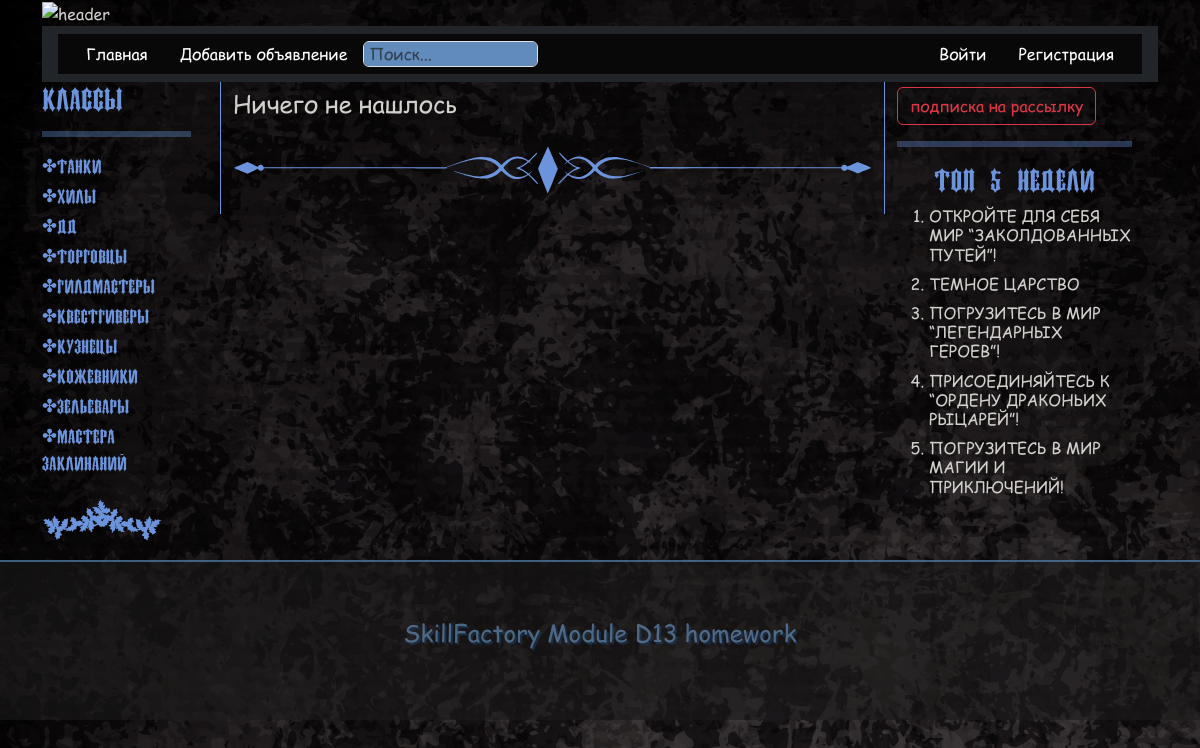
The app's page /search_header/ with its own data.
### apps/main_board/models.py (models this page shows, shortened)
class Category(models.Model):
    name = models.CharField(max_length=100, verbose_name='Название категории')
    slug = models.SlugField(max_length=255, verbose_name='URL категории', blank=True)
    class Meta:
        verbose_name = 'Категория'
        verbose_name_plural = 'Категории'
    def get_absolute_url(self):
        return reverse('category', kwargs={'category_slug': self.slug})

class Ad(models.Model):
    STATUS_OPTIONS = (
        ('published', 'Опубликовано'),
        ('draft', 'Черновик')
    )
    author = models.ForeignKey(to=User, verbose_name='Автор', on_delete=models.CASCADE, default=1)
    title = models.CharField(verbose_name='Заголовок', max_length=255)
    slug = models.SlugField(verbose_name='URL', max_length=255, blank=True, unique=True)
    category_ad = models.ForeignKey(Category, verbose_name='Категория', on_delete=models.CASCADE, null=True)
    text_ad = models.TextField(verbose_name='Текст объявления')
    status = models.CharField(choices=STATUS_OPTIONS, default='published', verbose_name='Статус объявления', max_length=20)
    time_create = models.DateTimeField(auto_now_add=True, verbose_name='Время создания объявления')
    pictures = models.ImageField(
        verbose_name='Картинка',
        blank=True,
        upload_to='images/pictures/',
        validators=[FileExtensionValidator(allowed_extensions=('png', 'jpg', 'webp', 'jpeg', 'gif'))])
    video = models.FileField(
        verbose_name='Видео',
        blank=True,
        upload_to='videos/',
        validators=[FileExtensionValidator(allowed_extensions=('mp4', 'avi', 'mkv', 'mov'))])
    likes = models.ManyToManyField(User, related_name='ad_like')
    class Meta:
        verbose_name = 'Объявление'
        verbose_name_plural = 'Объявления'
    def get_absolute_url(self):
        if self.status == 'published':
            return reverse('ad_detail', kwargs={'slug': self.slug})
        else:
            return reverse('draft_detail', kwargs={'slug': self.slug})

### apps/main_board/views.py (the view, shortened to what this page needs)
# urls.py: path('search_header/', SearchHeaderView.as_view(), name='search_header'),
class SearchHeaderView(ListView):
    model = Ad
    template_name = 'main_board/search_header.html'
    paginate_by = 2
    def get_context_data(self, **kwargs):
        context = super().get_context_data(**kwargs)
        q = self.request.GET.get('q', '')
        return context

### apps/main_board/templatetags/categories_tags.py (called while the page is built)
@register.inclusion_tag('includes/sidebar.html')
def all_categories():
    cats = Category.objects.all()
    return {"cats": cats}

### apps/main_board/templatetags/popular_ads_tags.py (called while the page is built)
@register.inclusion_tag('includes/popular_ads.html')
def get_popular_ads():
    start_date = timezone.now() - timedelta(weeks=1)
    popular_ads = Ad.objects.filter(time_create__gte=start_date, status='published').order_by('-likes')[:5]
    return {'popular_ads': popular_ads}

### templates/main_board/search_header.html (shortened to what this page needs)
{% extends 'main.html' %}
{% load static %}
{% block content %}
    {% if results %}
        {% for ad in results %}
            <div>
                <p>Автор: {{ ad.author }}</p>
                {% if ad.pictures %}
                    <a href="{{ ad.get_absolute_url }}"><img src="{{ ad.pictures.url }}" alt="{{ ad.title }}" width="150"></a>
                {% else %}
                    <img src="{% static 'img/no_image.jpg' %}"  alt="{{ ad.title }}" width="150">
                {% endif %}
                <a href="{{ ad.get_absolute_url }}"><strong>{{ ad.title }}</strong></a>
                <p>{{ ad.text_ad }}</p>
                <small>{{ ad.time_create }}</small>
                <span>{{ ad.category_ad }}</span>
                <a href="{{ ad.get_absolute_url }}">Подробнее>></a>
                <hr>
            </div>
        {% endfor %}
    {% else %}
        <h4>Ничего не нашлось</h4>
    {% endif %}
<img src="{% static 'img/divider_negru.svg' %}" class="line_separator" alt="ship"  id="my-svg">
{% endblock %}

### templates/includes/sidebar.html
{% load categories_tags %}
{% load static %}
{% block cat %}
    <div class="category_sidebar">
        {% for category in cats %}
            <div class="category_menu">
                <a href="{{ category.get_absolute_url }}" class="category_menu_link">&#10020;{{ category.name }}</a>
            </div>
            {% endfor%}
            <img src="{% static 'img/ship2.svg' %}" class="svg" alt="ship">
        </div>
{% endblock cat %}

### templates/includes/popular_ads.html
{% load popular_ads_tags %}
{% block content %}
      <h3 class="category_sidebar ad_category">Топ 5 недели</h3>
            <ol>
            {% for ad in popular_ads %}
                <li><h6 ><a class="ad_title" href="{{ ad.get_absolute_url }}">{{ ad.title|upper }}</a></h6></li>
                {% endfor %}
            </ol>
{% endblock content %}

### static/my_styles/styles.css (style rules this page uses)
body { background: #000 url(../img/fon1.jpg); color: #d2d0cc; background-attachment: fixed; background-repeat: repeat; font-family: 'Comic Sans MS', Helvetica, Arial, sans-serif; }
.category_sidebar { font-family: 'Ireland', Helvetica, Arial, sans-serif; color: #6c94dc; }
.ad_category { display: flex; justify-content: center; }
.category_menu { margin-bottom: 3px; }
.category_menu_link { font-size: 18px; color: #6c94dc; text-decoration: none; width: 90%; }
.ad_title { color: #d2d0cc; text-decoration: none; }
.svg { fill: #6c94dc; max-width: 80%; margin: 10px auto; }
.line_separator { width: 100%; margin: 20px 0; }

### records on screen
Category: name "Танки"
Category: name "Хилы"
Category: name "ДД"
Category: name "Торговцы"
Category: name "Гилдмастеры"
Category: name "Квестгиверы"
Category: name "Кузнецы"
Category: name "Кожевники"
Category: name "Зельевары"
Category: name "Мастера заклинаний"
Ad: title "ОТКРОЙТЕ ДЛЯ СЕБЯ МИР “ЗАКОЛДОВАННЫХ ПУТЕЙ”!"
Ad: title "ТЕМНОЕ ЦАРСТВО"
Ad: title "ПОГРУЗИТЕСЬ В МИР “ЛЕГЕНДАРНЫХ ГЕРОЕВ”!"
Ad: title "ПРИСОЕДИНЯЙТЕСЬ К “ОРДЕНУ ДРАКОНЬИХ РЫЦАРЕЙ”!"
Ad: title "ПОГРУЗИТЕСЬ В МИР МАГИИ И ПРИКЛЮЧЕНИЙ!"
